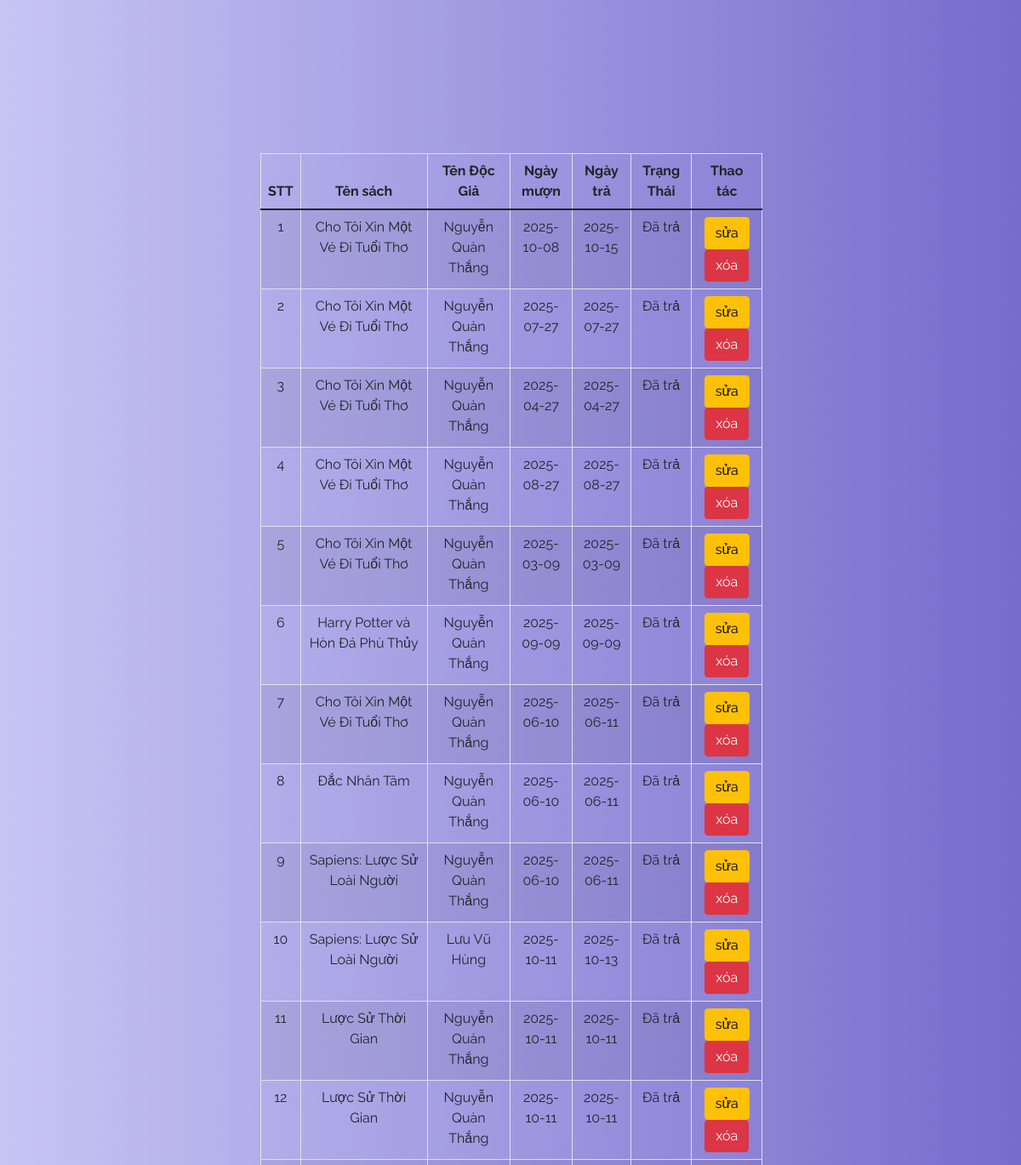
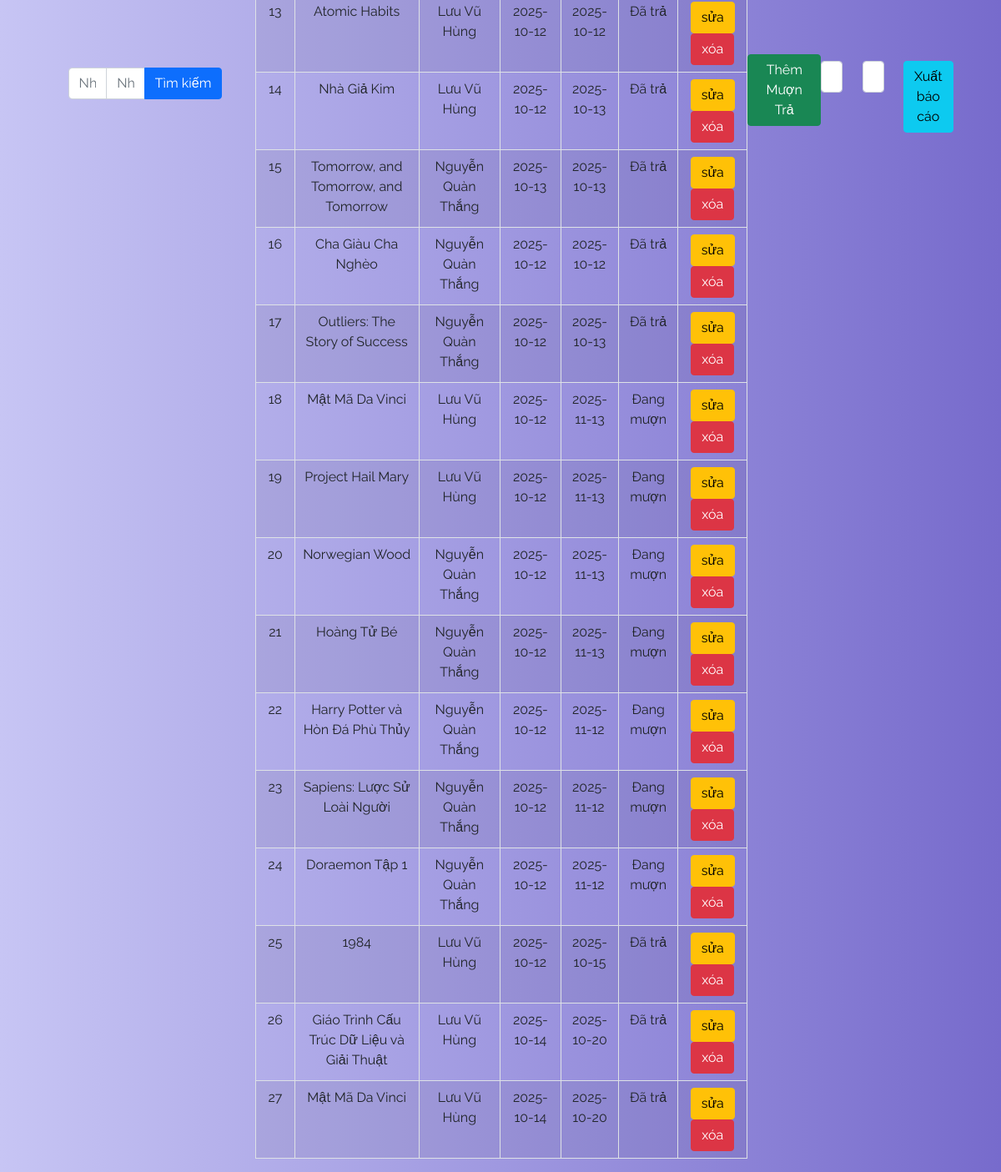
Page /muontra/hienthimuontra.php (signed in, lower part) on the earlier database version (2 pictures, top to bottom).
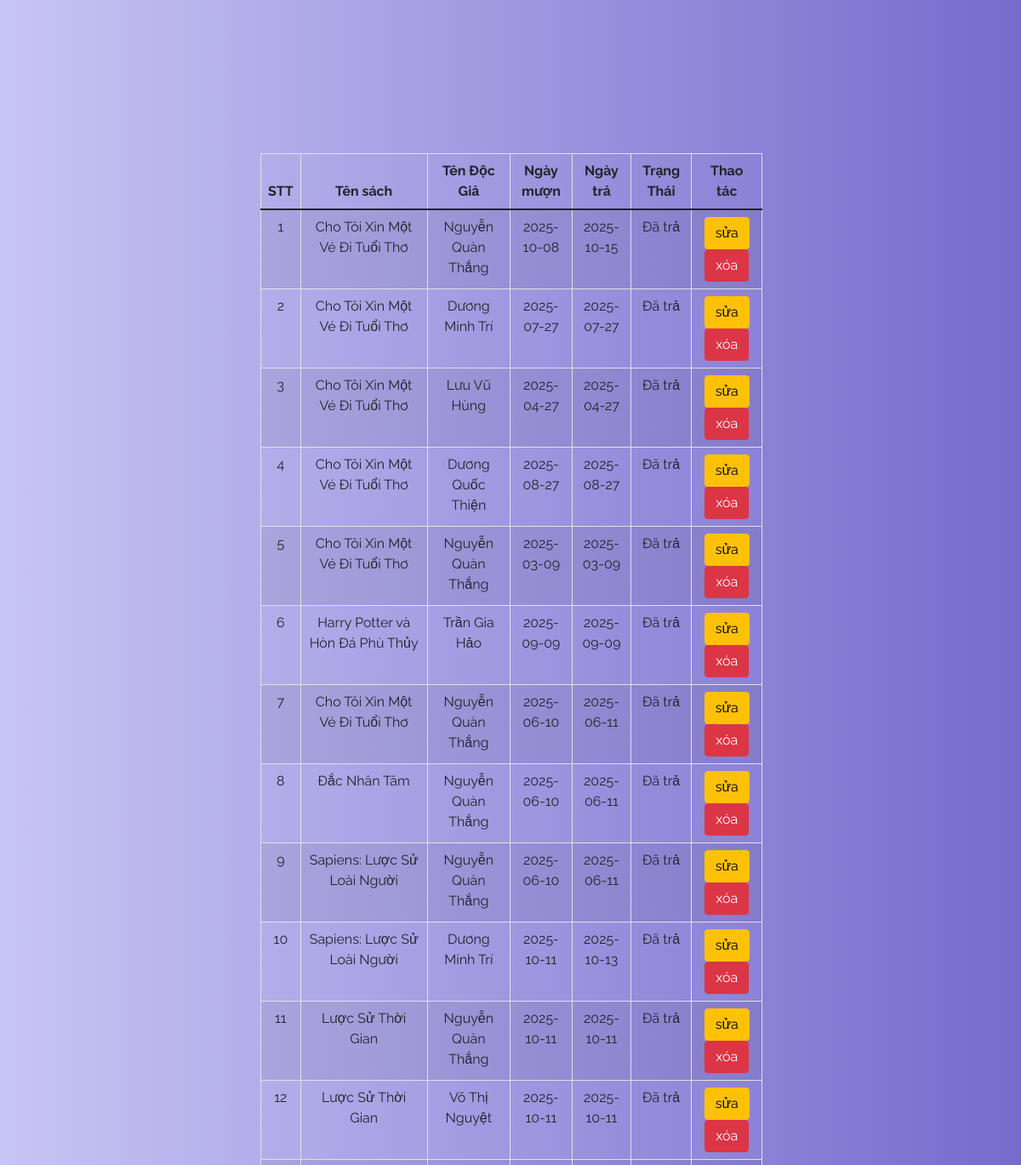
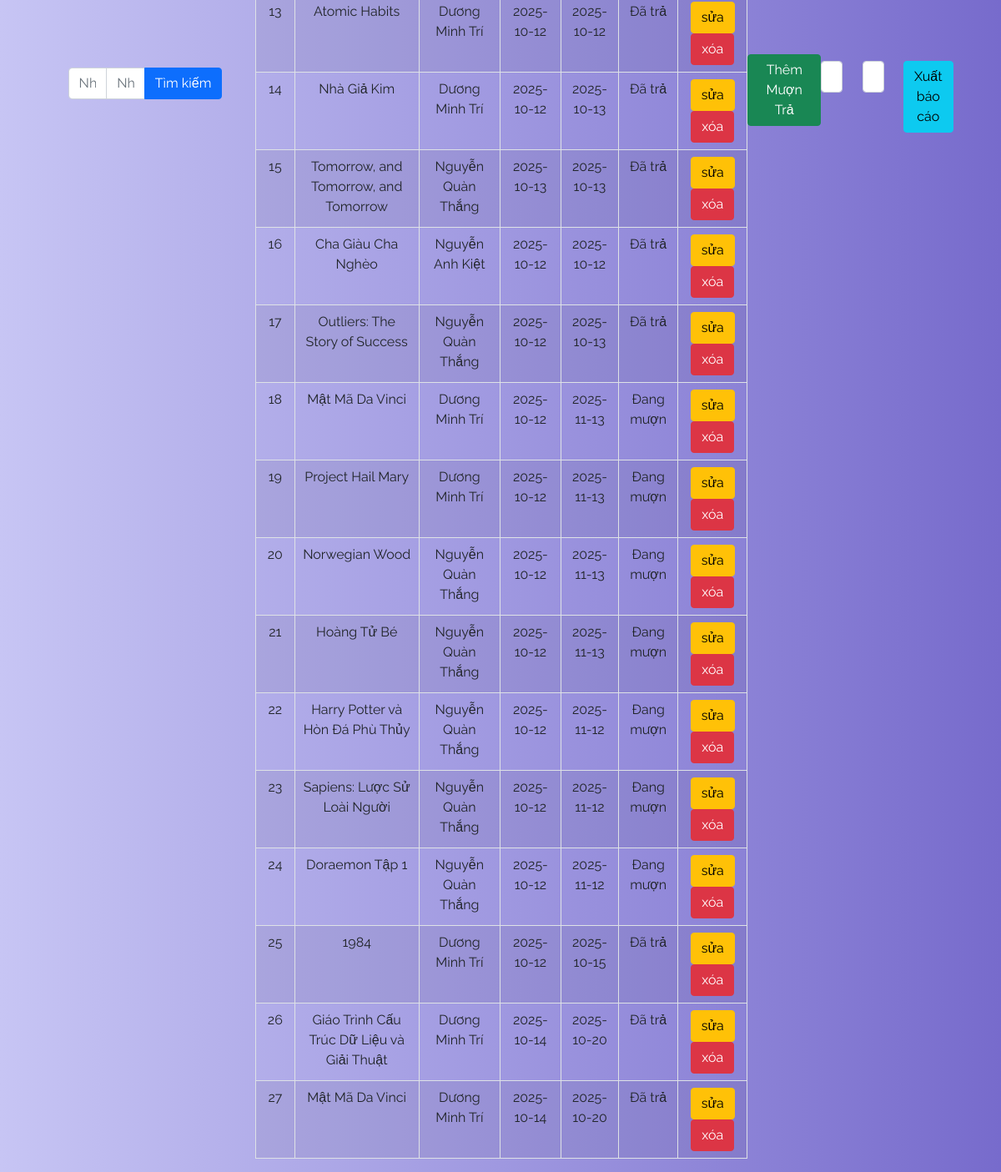
Same page on the later database version (2 pictures, top to bottom).
### tables this page shows
CREATE TABLE `phieu_muon` (
  `ma_phieu_muon` int(11) NOT NULL,
  `ma_doc_gia` int(11) DEFAULT NULL,
  `ngay_muon` date NOT NULL,
  `ngay_tra` date NOT NULL,
  `trang_thai` enum('Đang mượn','Đã trả','Trả muộn') NOT NULL DEFAULT 'Đang mượn'
);

CREATE TABLE `doc_gia` (
  `ma_doc_gia` int(11) NOT NULL,
  `ten_doc_gia` varchar(255) NOT NULL,
  `ngay_sinh` date NOT NULL,
  `so_dien_thoai` varchar(15) NOT NULL,
  `created_at` timestamp NOT NULL DEFAULT current_timestamp(),
  `email` varchar(255) NOT NULL,
  `mat_khau` varchar(255) DEFAULT NULL
);

CREATE TABLE `sach` (
  `ma_sach` int(11) NOT NULL,
  `ma_tac_gia` int(11) DEFAULT NULL,
  `ma_the_loai` int(11) DEFAULT NULL,
  `ten_sach` varchar(255) NOT NULL,
  `nam_xuat_ban` year(4) NOT NULL,
  `nha_xuat_ban` varchar(255) DEFAULT NULL,
  `so_luong` int(11) NOT NULL DEFAULT 0,
  `ngay_them` date NOT NULL
);

### muontra/hienthimuontra.php (the view, shortened to what this page needs)
<?php
    require_once "../config.php";
?>
<!DOCTYPE html>
<html lang="en">
<head>
    <link href="https://cdn.jsdelivr.net/npm/bootstrap@5.1.3/dist/css/bootstrap.min.css" rel="stylesheet">
    <link rel="stylesheet" href="style.css">
</head>
<body>
    <div class="container">
    </div>
    <div class="container">
      <form method="GET" action="timkiemmuontra.php">
    <div class="input-group mb-3" style="width:70%;margin:0 auto;">
        <input type="text" class="form-control" name="timkiem_sach" placeholder="Nhập tên sách để tìm kiếm">
        <input type="text" class="form-control" name="timkiem_docgia" placeholder="Nhập tên độc giả để tìm kiếm">
        <button class="btn btn-primary" name="submit">Tìm kiếm</button>
    </div>
</form>
        <table class="table table-bordered table-striped text-center">
            <thead>
                <th>STT</th>
                <th>Tên sách</th>
                <th>Tên Độc Giả</th>
                <th>Ngày mượn</th>
                <th>Ngày trả</th>
                <th>Trạng Thái</th>
                <th>Thao tác</th>
            </thead>
            <tbody>
                <?php
                    if(isset($_GET['submit'])){
                        $search = $_GET['timkiem'] ?? '';
                        $sql = "SELECT pm.ma_phieu_muon, s.ten_sach, dg.ten_doc_gia, pm.ngay_muon, pm.ngay_tra, pm.trang_thai
                                FROM phieu_muon pm
                                JOIN doc_gia dg ON pm.ma_doc_gia = dg.ma_doc_gia
                                JOIN chi_tiet_phieu_muon ct ON pm.ma_phieu_muon = ct.ma_phieu_muon
                                JOIN sach s ON ct.ma_sach = s.ma_sach
                                WHERE pm.trang_thai LIKE '%$search%'";
                    }else{
                        $sql = "SELECT pm.ma_phieu_muon, s.ten_sach, dg.ten_doc_gia, pm.ngay_muon, pm.ngay_tra, pm.trang_thai
                                FROM phieu_muon pm
                                JOIN doc_gia dg ON pm.ma_doc_gia = dg.ma_doc_gia
                                JOIN chi_tiet_phieu_muon ct ON pm.ma_phieu_muon = ct.ma_phieu_muon
                                JOIN sach s ON ct.ma_sach = s.ma_sach";
                    }
                    $res = mysqli_query($conn,$sql);
                    $index = 0;
                    if($res){
                        while($rows = mysqli_fetch_assoc($res)){
                            $id = $rows['ma_phieu_muon'];
                            $index++;
                            $tensach = $rows['ten_sach'];
                            $tendg = $rows['ten_doc_gia'];
                            $ngaymuon = $rows['ngay_muon'];
                            $ngaytra = $rows['ngay_tra'];
                            $trangthai = $rows['trang_thai'];
                            ?>
                            <tr>
                                <td><?php echo $index; ?></td>
                                <td><?php echo $tensach; ?></td>
                                <td><?php echo $tendg; ?></td>
                                <td><?php echo $ngaymuon; ?></td>
                                <td><?php echo $ngaytra; ?></td>
                                <td><?php echo $trangthai; ?></td>
                                <td>
                                    <a class="btn btn-warning" href="chinhsuamuontra.php?id=<?php echo $id;?>">sửa</a>
                                    <a class="btn btn-danger" href="xoamuontra.php?id=<?php echo $id; ?>">xóa</a>
                                </td>
                            </tr>
                            <?php
                        }
                    }
                ?>
            </tbody>
        </table>
        <a href="themmuontra.php" class="btn btn-success">Thêm Mượn Trả</a>
        <form method="GET" action="xuatbaocaomuontra.php" class="mt-3">
                <div class="row">
            <div class="col-sm-3">
            <input type="number" class="form-control" name="thang" placeholder="Tháng" min="1" max="12" required>
            </div>
            <div class="col-sm-3">
            <input type="number" class="form-control" name="nam" placeholder="Năm" min="2000" max="2100" required>
            </div>
            <div class="col-sm-3">
            <button class="btn btn-info" type="submit">Xuất báo cáo</button>
            </div>
        </div>
        </form>
    </div>
</body>
</html>

Differences in the rows shown:
changed phieu_muon (number 2 of 20 on the later page): ma_doc_gia.ten_doc_gia "Nguyễn Quàn Thắng" → "Dương Minh Trí"
changed phieu_muon: ma_doc_gia.ten_doc_gia "Nguyễn Quàn Thắng" → "Lưu Vũ Hùng"
changed phieu_muon: ma_doc_gia.ten_doc_gia "Nguyễn Quàn Thắng" → "Dương Quốc Thiện"
changed phieu_muon: ma_doc_gia.ten_doc_gia "Nguyễn Quàn Thắng" → "Trần Gia Hảo"
changed through a linked row, phieu_muon (number 8 of 20 on the later page): ma_doc_gia.ten_doc_gia "Lưu Vũ Hùng" → "Dương Minh Trí"
changed phieu_muon: ma_doc_gia.ten_doc_gia "Nguyễn Quàn Thắng" → "Võ Thị Nguyệt"
changed through a linked row, phieu_muon "Atomic Habits": ma_doc_gia.ten_doc_gia "Lưu Vũ Hùng" → "Dương Minh Trí"
changed through a linked row, phieu_muon "Nhà Giả Kim": ma_doc_gia.ten_doc_gia "Lưu Vũ Hùng" → "Dương Minh Trí"
changed phieu_muon "Cha Giàu Cha Nghèo": ma_doc_gia.ten_doc_gia "Nguyễn Quàn Thắng" → "Nguyễn Anh Kiệt"
changed through a linked row, phieu_muon "Project Hail Mary": ma_doc_gia.ten_doc_gia "Lưu Vũ Hùng" → "Dương Minh Trí"
changed through a linked row, phieu_muon (number 19 of 20 on the later page): ma_doc_gia.ten_doc_gia "Lưu Vũ Hùng" → "Dương Minh Trí"
changed through a linked row, phieu_muon "Giáo Trình Cấu Trúc Dữ Liệu và Giải Thuật": ma_doc_gia.ten_doc_gia "Lưu Vũ Hùng" → "Dương Minh Trí"
